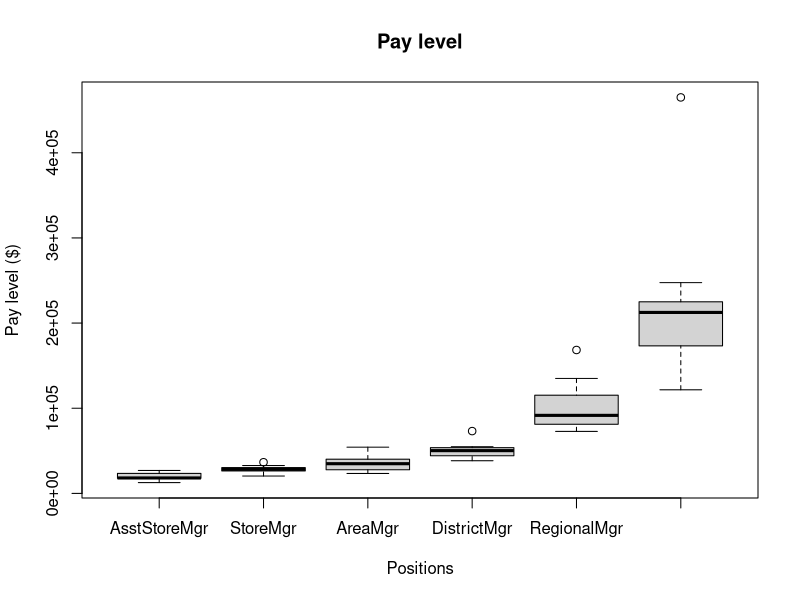
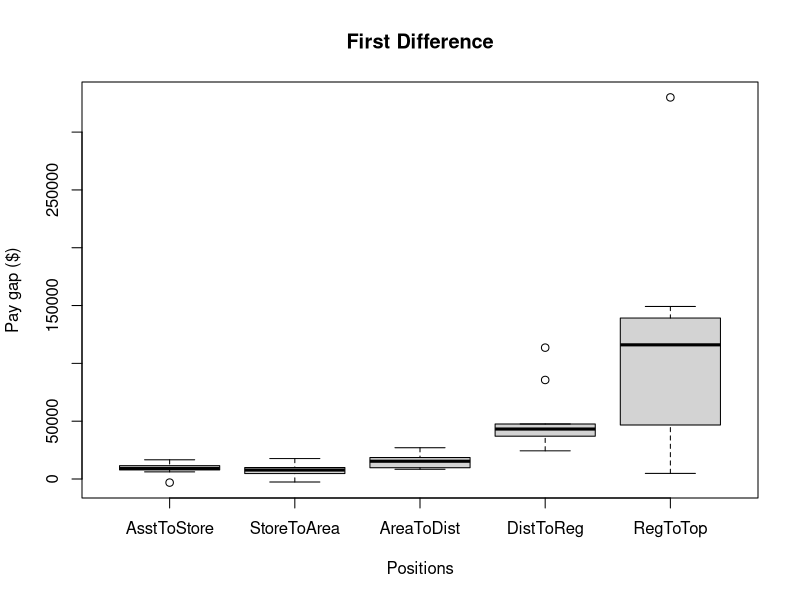
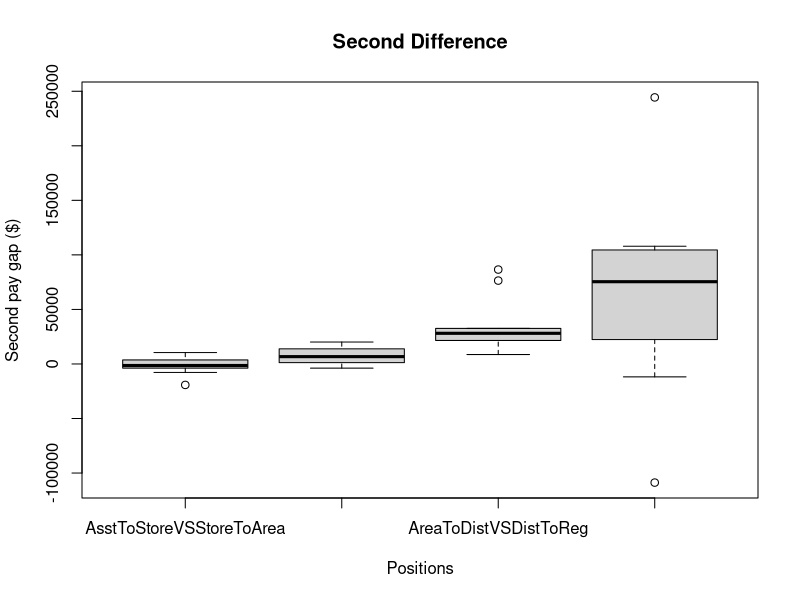

These charts were generated, in order, by the following R code:
setwd("~/Desktop/18-19 Thesis/R Calculations/1997 Ladders")
rm(list=ls())

noZone <- read.csv("noZone.csv")

# LEVEL
# Asst Store is reported by hourly wage -> multiply 2080
noZone$AsstStoreMgr <- noZone$AsstStoreMgr*2080

boxplot(noZone[,2:ncol(noZone)], xlab="Positions", ylab="Pay level ($)",
        main="Pay level")


# FIRST DIFFERENCE
# Create dataframe
gap1 <- c("Code", "AsstToStore", "StoreToArea", "AreaToDist", "DistToReg", "RegToTop")
firstDiff <- data.frame(matrix(nrow = nrow(noZone), ncol = ncol(noZone) - 1), row.names = rownames(noZone))
colnames(firstDiff) <- gap1

firstDiff$Code <- noZone$code

firstDiff$AsstToStore <- noZone$StoreMgr - noZone$AsstStoreMgr
firstDiff$StoreToArea <- noZone$AreaMgr - noZone$StoreMgr
firstDiff$AreaToDist <- noZone$DistrictMgr - noZone$AreaMgr
firstDiff$DistToReg <- noZone$RegionalMgr - noZone$DistrictMgr
firstDiff$RegToTop <- noZone$TopStoreOps - noZone$RegionalMgr

boxplot(firstDiff[,2:ncol(firstDiff)], xlab="Positions", ylab="Pay gap ($)",
        main="First Difference")


# SECOND DIFFERENCE
# Create dataframe
gap2 <- c("Code", "AsstToStoreVSStoreToArea", "StoreToAreaVSAreaToDist", "AreaToDistVSDistToReg", "DistToRegVSRegToTop")
secondDiff <- data.frame(matrix(nrow = nrow(noZone), ncol = ncol(firstDiff)-1), row.names = rownames(noZone))
colnames(secondDiff) <- gap2

secondDiff$Code <- firstDiff$Code

secondDiff$AsstToStoreVSStoreToArea <- firstDiff$StoreToArea - firstDiff$AsstToStore
secondDiff$StoreToAreaVSAreaToDist <- firstDiff$AreaToDist - firstDiff$StoreToArea
secondDiff$AreaToDistVSDistToReg <- firstDiff$DistToReg - firstDiff$AreaToDist
secondDiff$DistToRegVSRegToTop <- firstDiff$RegToTop - firstDiff$DistToReg

boxplot(secondDiff[,2:ncol(secondDiff)], xlab="Positions", ylab="Second pay gap ($)",
        main="Second Difference")


